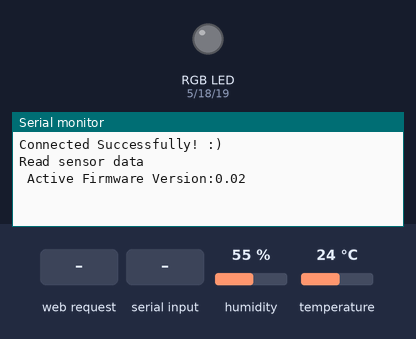
A sketch run on a simulated ESP32. Shown: an RGB LED mixed from three pins (HIGH = lit), the last lines printed to the serial monitor. Inputs (shaded band) come from the test bench; at power-on: humidity 55 %, temperature 24 °C. WiFi joins after 1.5 s; servers stay silent unless stated; random numbers use the default seed unless the sketch sets one.

Above: at 2.7 s.
2.8 s: HTTP request GET /temperature received
At 4.2 s:
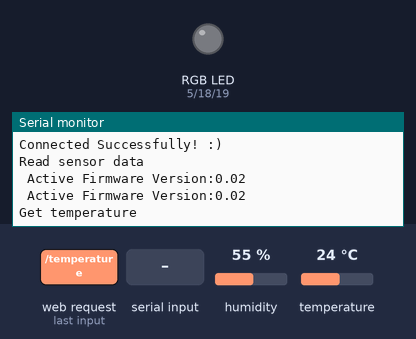
5.0 s: "U" received over Serial
At 6.3 s:
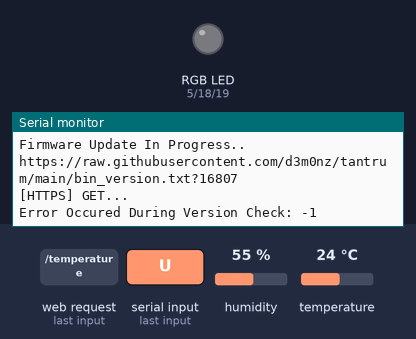
7.0 s: HTTP request GET /pressure received
At 8.7 s:
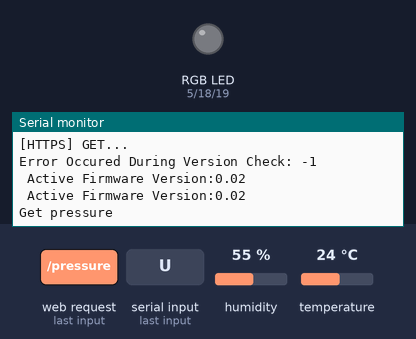
9.4 s: HTTP request GET /humidity received
At 10.7 s:
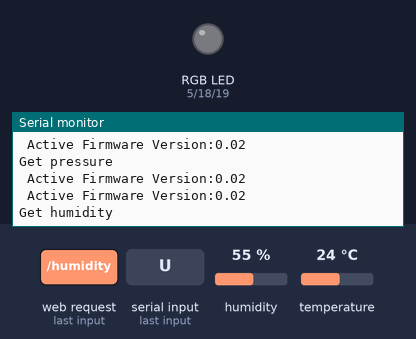

The sketch:

json.ino
```cpp
#include <Arduino.h>
#include <WiFi.h>
#include <WebServer.h>
#include <WiFiManager.h>
#include <ArduinoJson.h>
#include <HTTPClient.h>
#include <HTTPUpdate.h>
#include <WiFiClientSecure.h>
#include "cert.h"
#include "freertos/FreeRTOS.h"
#include <Adafruit_Sensor.h>
#include "DHT.h"

WebServer server(80);

int status = WL_IDLE_STATUS;
int incomingByte;

String FirmwareVer = {
    "0.02"
};

#define URL_fw_Version "https://raw.githubusercontent.com/d3m0nz/tantrum/main/bin_version.txt"
#define URL_fw_Bin "https://raw.githubusercontent.com/d3m0nz/tantrum/main/fw.bin"


const int red_pin = 5;
const int green_pin = 18;
const int blue_pin = 19;

// Setting PWM frequency, channels and bit resolution
const int frequency = 5000;
const int redChannel = 0;
const int greenChannel = 1;
const int blueChannel = 2;
const int resolution = 8;


#define DHTPIN 4
#define DHTTYPE DHT11
DHT dht(DHTPIN, DHTTYPE);

StaticJsonDocument<250> jsonDocument;
char buffer[250];

float temperature;
float humidity;
float pressure;

void setup_routing() {
  dht.begin();
  server.on("/temperature", getTemperature);
  server.on("/pressure", getPressure);
  server.on("/humidity", getHumidity);
  server.on("/data", getData);
  server.on("/led", HTTP_POST, rgbLEDs);
  server.on("/update", firmwareUpdate);
  server.begin();
}

void create_json(char *tag, float value, char *unit) {
  jsonDocument.clear();
  jsonDocument["type"] = tag;
  jsonDocument["value"] = value;
  jsonDocument["unit"] = unit;
  serializeJson(jsonDocument, buffer);
}

void add_json_object(char *tag, float value, char *unit) {
  JsonObject obj = jsonDocument.createNestedObject();
  obj["type"] = tag;
  obj["value"] = value;
  obj["unit"] = unit;
}

void read_sensor_data(void * parameter) {
   for (;;) {
     temperature = dht.readTemperature(true);
     humidity = dht.readHumidity();
     pressure = dht.computeHeatIndex(temperature, humidity, false);
     Serial.println("Read sensor data");

     vTaskDelay(60000 / portTICK_PERIOD_MS);
   }
}

void getTemperature() {
  Serial.println("Get temperature");
  create_json("temperature", temperature, "°F");
  server.send(200, "application/json", buffer);
}

void getHumidity() {
  Serial.println("Get humidity");
  create_json("humidity", humidity, "%");
  server.send(200, "application/json", buffer);
}

void getPressure() {
  Serial.println("Get pressure");
  create_json("pressure", pressure, "hPa");
  server.send(200, "application/json", buffer);
}

void getData() {
  Serial.println("Get DHT11 Sensor Data");
  jsonDocument.clear();
  add_json_object("temperature", temperature, "°F");
  add_json_object("humidity", humidity, "%");
  add_json_object("pressure", pressure, "hPa");
  serializeJson(jsonDocument, buffer);
  server.send(200, "application/json", buffer);
}

void rgbLEDs() {
  if (server.hasArg("plain") == false) {
  }
  String body = server.arg("plain");
  deserializeJson(jsonDocument, body);

  int red_value = jsonDocument["red"];
  int green_value = jsonDocument["green"];
  int blue_value = jsonDocument["blue"];

  ledcWrite(redChannel, red_value);
  ledcWrite(greenChannel,green_value);
  ledcWrite(blueChannel, blue_value);

  server.send(200, "application/json", "{}");
}

void setup_task() {
  xTaskCreate(
  read_sensor_data,
  "Read sensor data",
  1000,
  NULL,
  1,
  NULL
  );
}

void setup() {
  WiFiServer server(80);
  WiFi.mode(WIFI_STA); // explicitly set mode, esp defaults to STA+AP
  // it is a good practice to make sure your code sets wifi mode how you want it.

  Serial.begin(115200);

  //WiFiManager, Local intialization. Once its business is done, there is no need to keep it around
  WiFiManager wm;
  //wm.resetSettings();
  bool res;
  res = wm.autoConnect(); // auto generated AP name from chipid

  ledcSetup(redChannel, frequency, resolution);
  ledcSetup(greenChannel, frequency, resolution);
  ledcSetup(blueChannel, frequency, resolution);

  ledcAttachPin(red_pin, redChannel);
  ledcAttachPin(green_pin, greenChannel);
  ledcAttachPin(blue_pin, blueChannel);


    if (!res) {
    Serial.println("Failed to Connect");
    // ESP.restart();
  }
  else {
    //if you get here you have connected to the WiFi
    Serial.println("Connected Successfully! :)");


  }
  setup_task();
  setup_routing();

     if (isnan(humidity) || isnan(temperature) || isnan(pressure)) {
    Serial.println(F("Failed to read from DHT sensor!"));
    return;
  }
}

void loop() {
  server.handleClient();

    delay(1000);
    Serial.print(" Active Firmware Version:");
    Serial.println(FirmwareVer);

    if (WiFi.status() != WL_CONNECTED) {
        reconnect();
    }

    if (Serial.available() > 0) {
        incomingByte = Serial.read();
        if (incomingByte == 'U') {
            Serial.println("Firmware Update In Progress..");
            if (FirmwareVersionCheck()) {
                firmwareUpdate();
            }
        }
    }
}

void reconnect() {

                ESP.restart();

}

void firmwareUpdate(void) {
  if (FirmwareVersionCheck()) {

    WiFiClientSecure client;
    client.setCACert(rootCACertificate);
    t_httpUpdate_return ret = httpUpdate.update(client, URL_fw_Bin);

    switch (ret) {
    case HTTP_UPDATE_FAILED:
        Serial.printf("HTTP_UPDATE_FAILD Error (%d): %s\n", httpUpdate.getLastError(), httpUpdate.getLastErrorString().c_str());
        break;

    case HTTP_UPDATE_NO_UPDATES:
        Serial.println("HTTP_UPDATE_NO_UPDATES");
        break;

    case HTTP_UPDATE_OK:
        Serial.println("HTTP_UPDATE_OK");
        break;
    }
}
}

int FirmwareVersionCheck(void) {
    String payload;
    int httpCode;
    String FirmwareURL = "";
    FirmwareURL += URL_fw_Version;
    FirmwareURL += "?";
    FirmwareURL += String(rand());
    Serial.println(FirmwareURL);
    WiFiClientSecure * client = new WiFiClientSecure;

    if (client) {
        client -> setCACert(rootCACertificate);
        HTTPClient https;

        if (https.begin( * client, FirmwareURL)) {
            Serial.print("[HTTPS] GET...\n");
            // start connection and send HTTP header
            delay(100);
            httpCode = https.GET();
            delay(100);
            if (httpCode == HTTP_CODE_OK) // if version received
            {
                payload = https.getString(); // save received version
            } else {
                Serial.print("Error Occured During Version Check: ");
                Serial.println(httpCode);
            }
            https.end();
        }
        delete client;
    }

    if (httpCode == HTTP_CODE_OK) // if version received
    {
        payload.trim();
        if (payload.equals(FirmwareVer)) {
            Serial.printf("\nDevice  IS Already on Latest Firmware Version:%s\n", FirmwareVer);
            return 0;
        } else {
            Serial.println(payload);
            Serial.println("New Firmware Detected");
            return 1;
        }
    }
    return 0;
}
```

cert.h
```cpp
#ifndef CERT_H

#define CERT_H

const char * rootCACertificate = \
  "-----BEGIN CERTIFICATE-----\n"
"MIIDrzCCApegAwIBAgIQCDvgVpBCRrGhdWrJWZHHSjANBgkqhkiG9w0BAQUFADBh\n"
"MQswCQYDVQQGEwJVUzEVMBMGA1UEChMMRGlnaUNlcnQgSW5jMRkwFwYDVQQLExB3\n"
"d3cuZGlnaWNlcnQuY29tMSAwHgYDVQQDExdEaWdpQ2VydCBHbG9iYWwgUm9vdCBD\n"
"QTAeFw0wNjExMTAwMDAwMDBaFw0zMTExMTAwMDAwMDBaMGExCzAJBgNVBAYTAlVT\n"
"MRUwEwYDVQQKEwxEaWdpQ2VydCBJbmMxGTAXBgNVBAsTEHd3dy5kaWdpY2VydC5j\n"
"b20xIDAeBgNVBAMTF0RpZ2lDZXJ0IEdsb2JhbCBSb290IENBMIIBIjANBgkqhkiG\n"
"9w0BAQEFAAOCAQ8AMIIBCgKCAQEA4jvhEXLeqKTTo1eqUKKPC3eQyaKl7hLOllsB\n"
"CSDMAZOnTjC3U/dDxGkAV53ijSLdhwZAAIEJzs4bg7/fzTtxRuLWZscFs3YnFo97\n"
"nh6Vfe63SKMI2tavegw5BmV/Sl0fvBf4q77uKNd0f3p4mVmFaG5cIzJLv07A6Fpt\n"
"43C/dxC//AH2hdmoRBBYMql1GNXRor5H4idq9Joz+EkIYIvUX7Q6hL+hqkpMfT7P\n"
"T19sdl6gSzeRntwi5m3OFBqOasv+zbMUZBfHWymeMr/y7vrTC0LUq7dBMtoM1O/4\n"
"gdW7jVg/tRvoSSiicNoxBN33shbyTApOB6jtSj1etX+jkMOvJwIDAQABo2MwYTAO\n"
"BgNVHQ8BAf8EBAMCAYYwDwYDVR0TAQH/BAUwAwEB/zAdBgNVHQ4EFgQUA95QNVbR\n"
"TLtm8KPiGxvDl7I90VUwHwYDVR0jBBgwFoAUA95QNVbRTLtm8KPiGxvDl7I90VUw\n"
"DQYJKoZIhvcNAQEFBQADggEBAMucN6pIExIK+t1EnE9SsPTfrgT1eXkIoyQY/Esr\n"
"hMAtudXH/vTBH1jLuG2cenTnmCmrEbXjcKChzUyImZOMkXDiqw8cvpOp/2PV5Adg\n"
"06O/nVsJ8dWO41P0jmP6P6fbtGbfYmbW0W5BjfIttep3Sp+dWOIrWcBAI+0tKIJF\n"
"PnlUkiaY4IBIqDfv8NZ5YBberOgOzW6sRBc4L0na4UU+Krk2U886UAb3LujEV0ls\n"
"YSEY1QSteDwsOoBrp+uvFRTp2InBuThs4pFsiv9kuXclVzDAGySj4dzp30d8tbQk\n"
"CAUw7C29C79Fv1C5qfPrmAESrciIxpg0X40KPMbp1ZWVbd4=\n"
"-----END CERTIFICATE-----\n";

#endif
```

Measured:
- after the input at 2.8 s, the serial monitor: prints a new line after 0.73 s (image 1)
- after the input at 5.0 s, the serial monitor: prints a new line after 0.53 s (image 2)
- after the input at 7.0 s, the serial monitor: prints a new line after 0.94 s (image 3)
- after the input at 9.4 s, the serial monitor: prints a new line after 0.54 s (image 4)
